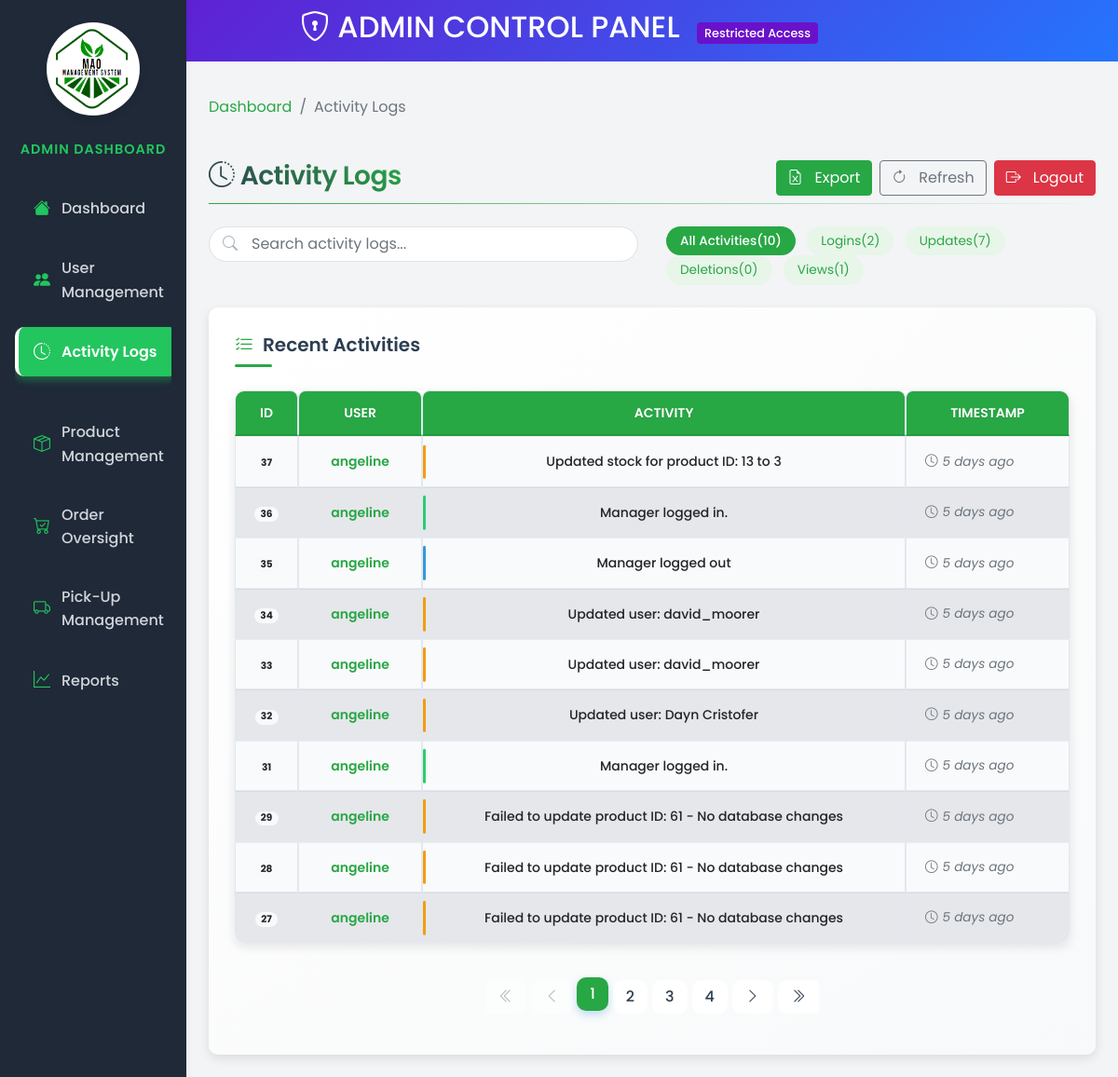
The app's page /views/admin/activity-logs.php (signed in) with its own data.
### tables this page shows
CREATE TABLE `activitylogs` (
  `log_id` int(11) NOT NULL,
  `user_id` int(11) DEFAULT NULL,
  `action` varchar(255) DEFAULT NULL,
  `action_date` timestamp NOT NULL DEFAULT current_timestamp()
);

CREATE TABLE `users` (
  `user_id` int(11) NOT NULL,
  `username` varchar(50) NOT NULL,
  `password` varchar(255) NOT NULL,
  `email` varchar(100) NOT NULL,
  `role_id` int(11) DEFAULT NULL,
  `created_at` timestamp NOT NULL DEFAULT current_timestamp(),
  `updated_at` timestamp NOT NULL DEFAULT current_timestamp() ON UPDATE current_timestamp(),
  `first_name` varchar(100) NOT NULL,
  `last_name` varchar(100) NOT NULL,
  `contact_number` varchar(20) DEFAULT NULL,
  `address` text DEFAULT NULL
);

### models/log.php (called while the page is built, shortened)
<?php
require_once 'Database.php';
class Log
{
    private $pdo;
    public function __construct()
    {
        $database = new Database();
        $this->pdo = $database->connect();
    }
    public function getActivityLogs(int $offset = 0, int $limit = 10): array
    {
        try {
            $offset = max(0, $offset);
            $limit  = max(1, min(100, $limit));
            $sql = "SELECT logs.log_id, users.username, logs.action, logs.action_date
                    FROM activitylogs AS logs
                    JOIN users ON logs.user_id = users.user_id
                    ORDER BY logs.action_date DESC
                    LIMIT :limit OFFSET :offset";
            $stmt = $this->pdo->prepare($sql);
            $stmt->bindValue(':limit', $limit, PDO::PARAM_INT);
            $stmt->bindValue(':offset', $offset, PDO::PARAM_INT);
            $stmt->execute();
            return $stmt->fetchAll(PDO::FETCH_ASSOC);
        } catch (PDOException $e) {
            error_log("Error fetching logs: " . $e->getMessage());
            return [];
        }
    }
    public function getTotalLogsCount(): int
    {
        try {
            $sql = "SELECT COUNT(*) as total FROM activitylogs";
            $stmt = $this->pdo->query($sql);
            $result = $stmt->fetch(PDO::FETCH_ASSOC);
            return (int)$result['total'];
        } catch (PDOException $e) {
            error_log("Error fetching total log count: " . $e->getMessage());
            return 0;
        }
    }
}
?>

### models/database.php (called while the page is built)
<?php
class Database {
    private $host = 'localhost';
    private $db = 'farmersmarketdb';
    private $user = 'root';
    private $pass = '';
    private $charset = 'utf8mb4';
    public $conn;
    public function connect() {
        if ($this->conn === null) {
            try {
                $dsn = "mysql:host=$this->host;dbname=$this->db;charset=$this->charset";
                $this->conn = new PDO($dsn, $this->user, $this->pass);
                $this->conn->setAttribute(PDO::ATTR_ERRMODE, PDO::ERRMODE_EXCEPTION);
            } catch (PDOException $e) {
                echo 'Connection failed: ' . $e->getMessage();
                exit;
            }
        }
        return $this->conn;
    }
}
?>

### views/admin/activity-logs.php (the view, shortened to what this page needs)
<?php
require_once '../../models/Log.php';
$logClass = new Log();
$limit = isset($_GET['limit']) ? (int)$_GET['limit'] : 10;
$page = isset($_GET['page']) ? (int)$_GET['page'] : 1;
$offset = ($page - 1) * $limit;
$searchTerm = isset($_GET['search']) ? htmlspecialchars(trim($_GET['search'])) : '';
$logs = [];
$totalLogs = 0;
if (!empty($searchTerm)) {
    $logs = $logClass->searchActivityLogs($searchTerm, $offset, $limit);
    $totalLogs = $logClass->getSearchLogsCount($searchTerm);
} else {
    $logs = $logClass->getActivityLogs($offset, $limit);
    $totalLogs = $logClass->getTotalLogsCount();
}
$totalPages = ceil($totalLogs / $limit);
?>
<!DOCTYPE html>
<html lang="en">
<head>
    <link href="https://stackpath.bootstrapcdn.com/bootstrap/4.5.2/css/bootstrap.min.css" rel="stylesheet">
    <link href="https://cdn.jsdelivr.net/npm/bootstrap-icons/font/bootstrap-icons.css" rel="stylesheet">
    <link rel="stylesheet" href="../../public/style/admin.css">
    <link rel="stylesheet" href="../../public/style/admin-sidebar.css">
    <link rel="stylesheet" href="../../public/style/activity-logs.css">
</head>
<body>
    <div class="admin-header text-center">
        <h2><i class="bi bi-shield-lock"></i> ADMIN CONTROL PANEL <span class="admin-badge">Restricted Access</span></h2>
    </div>
    <div class="container-fluid">
        <div class="row">
            <?php include '../../views/global/admin-sidebar.php'; ?>
            <main role="main" class="col-md-9 ml-sm-auto col-lg-10 px-4 py-4 activity-logs-page">
                <nav aria-label="breadcrumb">
                    <ol class="breadcrumb">
                        <li class="breadcrumb-item"><a href="admin-dashboard.php">Dashboard</a></li>
                        <li class="breadcrumb-item active" aria-current="page">Activity Logs</li>
                    </ol>
                </nav>
                <div class="page-header">
                    <h1 class="h2"><i class="bi bi-clock-history"></i> Activity Logs</h1>
                    <div class="d-flex">
                        <button class="btn btn-success mr-2" id="exportLogs">
                            <i class="bi bi-file-earmark-excel"></i> Export
                        </button>
                        <button class="btn btn-outline-secondary mr-2" id="refreshLogs">
                            <i class="bi bi-arrow-clockwise"></i> Refresh
                        </button>
                        <a href="?logout=true" class="btn btn-danger" onclick="return confirmLogout();">
                            <i class="bi bi-box-arrow-right"></i> Logout
                        </a>
                    </div>
                </div>
                <div class="row mb-4">
                    <div class="col-md-6">
                        <div class="search-container">
                            <form method="GET" action="" class="d-flex" id="search-form">
                                <input type="text" name="search" id="search" class="form-control"
                                       placeholder="Search activity logs..." value="<?= htmlspecialchars($searchTerm) ?>">
                            </form>
                        </div>
                    </div>
                    <div class="col-md-6 d-flex align-items-center justify-content-md-end mt-3 mt-md-0">
                        <div class="filter-badges">
                            <span class="filter-badge active" data-filter="all">All Activities <span class="count"></span></span>
                            <span class="filter-badge" data-filter="login">Logins <span class="count"></span></span>
                            <span class="filter-badge" data-filter="update">Updates <span class="count"></span></span>
                            <span class="filter-badge" data-filter="delete">Deletions <span class="count"></span></span>
                            <span class="filter-badge" data-filter="view">Views <span class="count"></span></span>
                        </div>
                    </div>
                </div>
                <section id="activity-logs">
                    <div class="card">
                        <div class="card-body">
                            <h5 class="card-title"><i class="bi bi-list-check"></i> Recent Activities</h5>
                            <div class="table-container">
                                <div class="table-responsive">
                                    <table class="table table-hover">
                                        <thead>
                                            <tr>
                                                <th style="width: 5%">ID</th>
                                                <th style="width: 15%">User</th>
                                                <th style="width: 60%">Activity</th>
                                                <th style="width: 20%">Timestamp</th>
                                            </tr>
                                        </thead>
                                        <tbody id="logs-table">
                                            <?php if (count($logs) > 0) : ?>
                                                <?php foreach ($logs as $log) :
                                                    $logType = 'view';
                                                    $action = strtolower($log['action']);
                                                    if (strpos($action, 'login') !== false || strpos($action, 'logged in') !== false ||
                                                        strpos($action, 'log in') !== false || strpos($action, 'signin') !== false) {
                                                        $logType = 'login';
                                                    }
                                                    elseif (strpos($action, 'update') !== false || strpos($action, 'edit') !== false ||
                                                            strpos($action, 'chang') !== false || strpos($action, 'modif') !== false) {
                                                        $logType = 'update';
                                                    }
                                                    elseif (strpos($action, 'delet') !== false || strpos($action, 'remov') !== false ||
                                                            strpos($action, 'cancel') !== false) {
                                                        $logType = 'delete';
                                                    }
                                                ?>
                                                    <tr class="fadeIn" data-log-type="<?= $logType ?>">
                                                        <td><span class="badge badge-pill badge-light"><?= htmlspecialchars($log['log_id']) ?></span></td>
                                                        <td><span class="log-username"><?= htmlspecialchars($log['username']) ?></span></td>
                                                        <td class="log-message" data-type="<?= $logType ?>"
                                                            title="<?= htmlspecialchars($log['action']) ?>">
                                                            <span class="log-content"><?= htmlspecialchars($log['action']) ?></span>
                                                        </td>
                                                        <td>
                                                            <span class="log-timestamp" data-time="<?= htmlspecialchars($log['action_date']) ?>">
                                                            </span>
                                                        </td>
                                                    </tr>
                                                <?php endforeach; ?>
                                            <?php endif; ?>
                                        </tbody>
                                    </table>
                                </div>
                            </div>
                            <div class="pagination-container">
                                <nav>
                                    <ul class="pagination justify-content-center">
                                        <li class="page-item <?= ($page == 1) ? 'disabled' : '' ?>">
                                            <a class="page-link" href="?page=1&search=<?= urlencode($searchTerm) ?>">
                                                <i class="bi bi-chevron-double-left"></i>
                                            </a>
                                        </li>
                                        <li class="page-item <?= ($page == 1) ? 'disabled' : '' ?>">
                                            <a class="page-link" href="?page=<?= $page - 1 ?>&search=<?= urlencode($searchTerm) ?>">
                                                <i class="bi bi-chevron-left"></i>
                                            </a>
                                        </li>
                                        <?php
                                        $start = max(1, $page - 2);
                                        $end = min($totalPages, $page + 2);
                                        for ($i = $start; $i <= $end; $i++) :
                                        ?>
                                            <li class="page-item <?= ($i == $page) ? 'active' : '' ?>">
                                                <a class="page-link" href="?page=<?= $i ?>&search=<?= urlencode($searchTerm) ?>"><?= $i ?></a>
                                            </li>
                                        <?php
                                        endfor;
                                        if ($end < $totalPages) {
                                            echo '<li class="page-item"><a class="page-link" href="?page=' . $totalPages . '&search=' . urlencode($searchTerm) . '">' . $totalPages . '</a></li>';
                                        }
                                        ?>
                                        <li class="page-item <?= ($page == $totalPages) ? 'disabled' : '' ?>">
                                            <a class="page-link" href="?page=<?= $page + 1 ?>&search=<?= urlencode($searchTerm) ?>">
                                                <i class="bi bi-chevron-right"></i>
                                            </a>
                                        </li>
                                        <li class="page-item <?= ($page == $totalPages) ? 'disabled' : '' ?>">
                                            <a class="page-link" href="?page=<?= $totalPages ?>&search=<?= urlencode($searchTerm) ?>">
                                                <i class="bi bi-chevron-double-right"></i>
                                            </a>
                                        </li>
                                    </ul>
                                </nav>
                            </div>
                        </div>
                    </div>
                </section>
            </main>
        </div>
    </div>
</body>
</html>

### public/style/admin.css (style rules this page uses)
:root { --primary: #3f51b5; --secondary: #4caf50; --info: #2196f3; --warning: #ffc107; --danger: #f44336; --dark: #212121; --light: #f8f9fa; --shadow-sm: 0 2px 8px rgba(0, 0, 0, 0.06); --shadow-md: 0 5px 15px rgba(0, 0, 0, 0.07); --shadow-lg: 0 8px 25px rgba(0, 0, 0, 0.1); --transition: all 0.3s ease; --radius: 12px; }
body { background-color: #f3f4f6; color: #475569; font-family: "Poppins", sans-serif; font-size: 16px; line-height: 1.6; margin: 0; padding: 0; overflow-x: hidden; }
.table-container { background-color: #ffffff; border-radius: 10px; box-shadow: 0 4px 8px rgba(0, 0, 0, 0.1); margin-top: 20px; }
.table-responsive { overflow-y: auto; border-radius: 10px; }
.table { margin-bottom: 0; width: 100%; border-collapse: separate; border-spacing: 0; }
.table thead th { background-color: #198754; color: #ffffff; text-transform: uppercase; font-size: 14px; padding: 12px; text-align: center; border-top-left-radius: 8px; border-top-right-radius: 8px; border-bottom: 2px solid #e2e8f0; position: sticky; top: 0; z-index: 1; }
.table th, .table td { text-align: center; vertical-align: middle; padding: 10px; border: 1px solid #e2e8f0; font-size: 14px; }
.table tbody tr { background-color: #f9fafb; transition: all 0.2s ease-in-out; }
.table tbody tr:nth-child(even) { background-color: #e5e7eb; }
.table-responsive { max-height: 70vh; overflow-y: auto; position: relative; }
.table thead th { position: sticky; top: 0; background-color: #27ae60; z-index: 1; border-bottom: 2px solid #e2e8f0; }

### public/style/admin-sidebar.css (style rules this page uses)
:root { --primary-color: #28a745; --primary-light: #e8f5e9; --sidebar-bg: #1f2937; --sidebar-hover: #16a34a; --sidebar-active: #22c55e; --sidebar-text: #d1d5db; --sidebar-icon: #22c55e; --transition: all 0.3s ease; --radius: 10px; --shadow-md: 0 4px 6px rgba(0, 0, 0, 0.1); }

### views/admin/activity-logs.php (style rules this page uses)
.admin-header { background: linear-gradient(135deg, #6a11cb 0%, #2575fc 100%); color: white; padding: 10px 0; }
.admin-badge { background-color: #6a11cb; color: white; font-size: 0.8rem; padding: 3px 8px; border-radius: 4px; margin-left: 10px; }
.page-header { display: flex; justify-content: space-between; align-items: center; margin-bottom: 1.5rem; padding: 0.5rem 0; }
.btn { display: flex; align-items: center; gap: 0.5rem; }
.btn i { margin-right: 5px; }

### records on screen
activitylogs: log_id "37", user.username "angeline", action "Updated stock for product ID: 13 to 3"
activitylogs: log_id "36", user.username "angeline", action "Manager logged in."
activitylogs: log_id "35", user.username "angeline", action "Manager logged out"
activitylogs: log_id "34", user.username "angeline", action "Updated user: david_moorer"
activitylogs: log_id "33", user.username "angeline", action "Updated user: david_moorer"
activitylogs: log_id "32", user.username "angeline", action "Updated user: Dayn Cristofer"
activitylogs: log_id "31", user.username "angeline", action "Manager logged in."
activitylogs: log_id "29", user.username "angeline", action "Failed to update product ID: 61 - No database changes"
activitylogs: log_id "28", user.username "angeline", action "Failed to update product ID: 61 - No database changes"
activitylogs: log_id "27", user.username "angeline", action "Failed to update product ID: 61 - No database changes"

### other values on screen
$totalPages "4"
